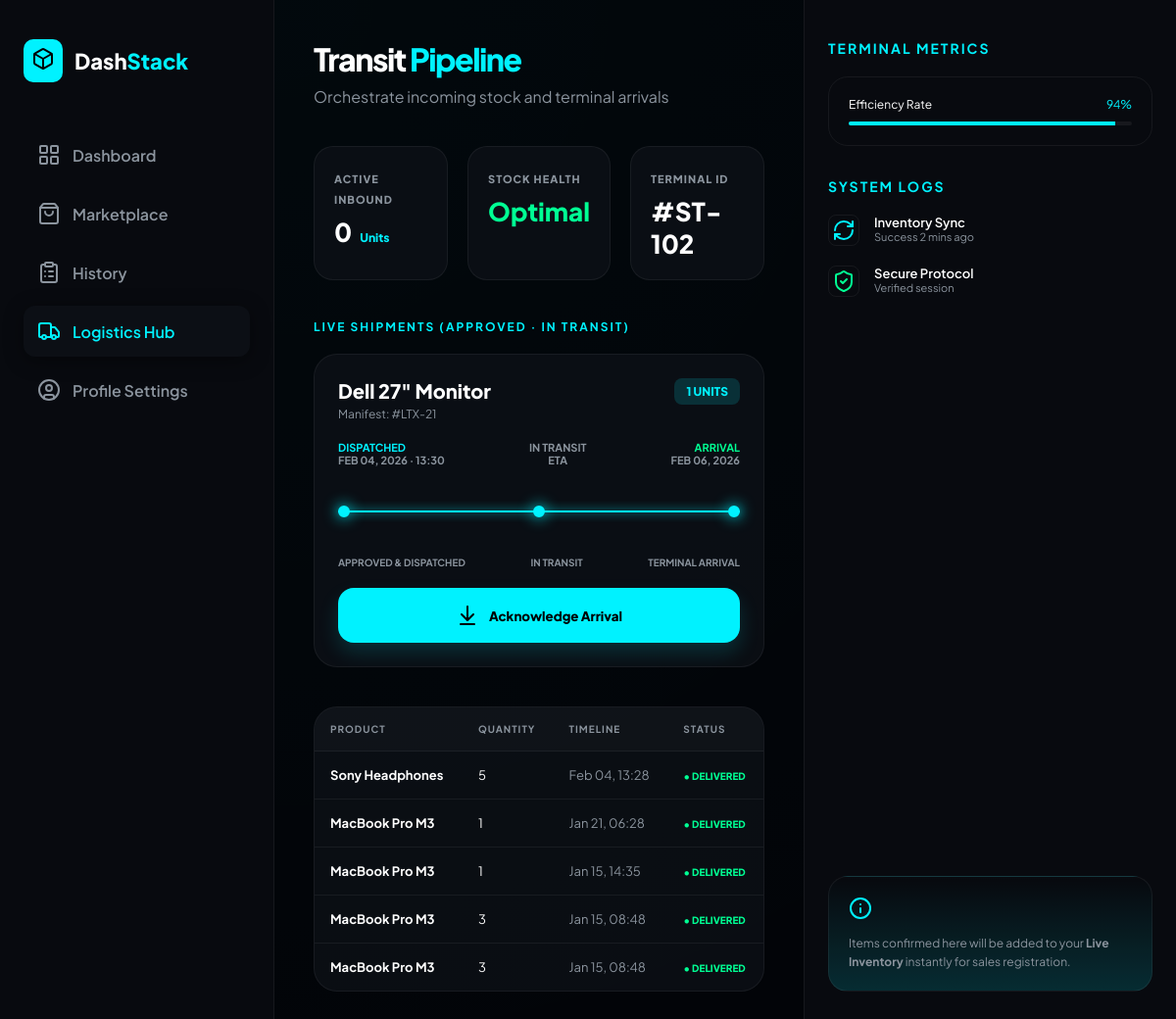
/sales/register/ (signed in), run on the app's committed database.
### inventory/models.py (models this page shows, shortened)
class StockRequest(models.Model):
    STATUS_CHOICES = (
        ('PENDING', 'Pending'),
        ('APPROVED', 'Approved'),
        ('DELIVERED', 'Delivered'),
        ('REJECTED', 'Rejected'),
    )
    staff = models.ForeignKey(User, on_delete=models.CASCADE)
    product = models.ForeignKey('Product', on_delete=models.CASCADE)
    quantity = models.PositiveIntegerField()
    status = models.CharField(
        max_length=20,
        choices=STATUS_CHOICES,
        default='PENDING'
    )
    requested_at = models.DateTimeField(auto_now_add=True)
    approved_at = models.DateTimeField(null=True, blank=True)
    delivered_at = models.DateTimeField(null=True, blank=True)

class Product(models.Model):
    name = models.CharField(max_length=100)
    sku = models.CharField(max_length=50, unique=True,default='TEMP-SKU')
    category = models.ForeignKey(Category, on_delete=models.SET_NULL, null=True)
    supplier = models.ForeignKey(Supplier, on_delete=models.SET_NULL, null=True)
    quantity = models.PositiveIntegerField(default=0)
    price = models.DecimalField(max_digits=10, decimal_places=2)
    threshold = models.PositiveIntegerField(default=5)
    low_stock_alert_sent = models.BooleanField(default=False)
    created_at = models.DateTimeField(auto_now_add=True)

### inventory/views.py (the view, shortened to what this page needs)
# urls.py: path('sales/register/', views.register_sale, name='register_sale'),
@login_required
def register_sale(request):
    approved_requests = StockRequest.objects.filter(
        staff=request.user,
        status__iexact='APPROVED'
    ).order_by('-approved_at')
    now = timezone.now()
    for req in approved_requests:
        req.delivery_date = req.approved_at + timedelta(days=2)
        total_time = (req.delivery_date - req.approved_at).total_seconds()
        elapsed_time = (now - req.approved_at).total_seconds()
        req.progress = min(100, max(0, int((elapsed_time / total_time) * 100)))
    delivery_history = StockRequest.objects.filter(
        staff=request.user,
        status__iexact='DELIVERED'
    ).order_by('-delivered_at')[:10]
    context = {
        'approved_requests': approved_requests,
        'delivery_history': delivery_history,
        'total_inventory': Product.objects.aggregate(Sum('quantity'))['quantity__sum'] or 0,
        'my_total_sales': Sale.objects.filter(sold_by=request.user).count(),
    }
    return render(request, 'register_sale.html', context)

### inventory/templates/register_sale.html (shortened to what this page needs)
<!DOCTYPE html>
<html lang="en">
<head>
</head>
<body>
    <aside class="sidebar">
        <div style="display:flex; align-items:center; gap:12px; margin-bottom:48px;">
            <div style="background:var(--accent); color:#000; padding:8px; border-radius:10px;"><i data-lucide="box"></i></div>
            <h2 style="font-size:22px; font-weight:800;">Dash<span style="color:var(--accent)">Stack</span></h2>
        </div>
        <nav>
            <a href="{% url 'staff_product_list' %}" class="nav-item"><i data-lucide="layout-grid"></i> Dashboard</a>
            <a href="{% url 'buy_products' %}" class="nav-item"><i data-lucide="shopping-bag"></i> Marketplace</a>
            <a href="{% url 'staff_stock_requests' %}" class="nav-item"><i data-lucide="clipboard-list"></i> History</a>
            <a href="{% url 'register_sale' %}" class="nav-item active"><i data-lucide="truck"></i> Logistics Hub</a>
            <a href="{% url 'settings_view' %}" class="nav-item"><i data-lucide="user-circle"></i> Profile Settings</a>
        </nav>
    </aside>
    <div class="hub-wrapper">
        <main class="main-container">
            <header>
                <h1 class="page-title">Transit <span style="color:var(--accent)">Pipeline</span></h1>
                <p style="color:var(--text-dim)">Orchestrate incoming stock and terminal arrivals</p>
            </header>
            <div class="stats-grid">
                <div class="stat-card">
                    <span>Active Inbound</span>
<h2>
    {% with 0 as total_units %}
        {{ total_units }}
    {% endwith %}
    <small style="font-size:12px; color:var(--accent)">Units</small>
</h2>
                </div>
                <div class="stat-card">
                    <span>Stock Health</span>
                    <h2 style="color:var(--success)">Optimal</h2>
                </div>
                <div class="stat-card">
                    <span>Terminal ID</span>
                    <h2>#ST-{{ request.user.id|add:"100" }}</h2>
                </div>
            </div>
<h3 style="font-size:12px; color:var(--accent); text-transform:uppercase; margin-bottom:20px; letter-spacing:2px;">
    Live Shipments (Approved · In Transit)
</h3>
            <div class="logistics-grid">
                {% for req in approved_requests %}
                <div class="shipment-card">
                    <div style="display:flex; justify-content:space-between; align-items:flex-start;">
                        <div>
                            <h3 style="font-size:20px; font-weight:800;">{{ req.product.name }}</h3>
                            <p style="color:var(--text-dim); font-size:12px; margin-top:4px;">Manifest: #LTX-{{ req.id }}</p>
                        </div>
                        <div style="text-align:right">
                            <div style="background:var(--accent-glow); color:var(--accent); padding:6px 12px; border-radius:8px; font-weight:800; font-size:12px;">{{ req.quantity }} UNITS</div>
                        </div>
                    </div>
<div style="display:flex; justify-content:space-between; margin-top:20px; font-size:11px; font-weight:700; text-transform:uppercase; color:var(--text-dim);">
    <div>
        <div style="color:var(--accent)">Dispatched</div>
        <div>{{ req.approved_at|date:"M d, Y · H:i" }}</div>
    </div>
    <div style="text-align:center;">
        <div>In Transit</div>
        <div>ETA</div>
    </div>
    <div style="text-align:right;">
        <div style="color:var(--success)">Arrival</div>
        {% if req.delivered_at %}
            <div>{{ req.delivered_at|date:"M d, Y · H:i" }}</div>
        {% else %}
            <div>{{ req.delivery_date|date:"M d, Y" }}</div>
        {% endif %}
    </div>
</div>
                    <div class="transit-line">
                        <div class="checkpoint active"></div>
                        <div class="checkpoint {% if req.progress > 50 %}active{% endif %}"></div>
                        <div class="checkpoint {% if req.progress == 100 %}active{% endif %}"></div>
                    </div>
                    <div style="display:flex; justify-content:space-between; font-size:10px; color:var(--text-dim); text-transform:uppercase; font-weight:700;">
<span>Approved & Dispatched</span>
                        <span>In Transit</span>
                        <span>Terminal Arrival</span>
                    </div>
                    <form method="POST">
                        <button type="submit" class="confirm-btn">
                            <i data-lucide="arrow-down-to-line"></i> Acknowledge Arrival
                        </button>
                    </form>
                </div>
                {% empty %}
                <div style="text-align:center; padding:60px; border: 1px dashed var(--border); border-radius:24px;">
                    <i data-lucide="package-minus" style="color:var(--text-dim); opacity:0.3; margin-bottom:15px;" size="40"></i>
<p style="color:var(--text-dim)">No approved shipments currently in transit.</p>
                </div>
                {% endfor %}
            </div>
            <div class="history-container">
                <table class="history-table">
                    <thead>
                        <tr>
                            <th>Product</th>
                            <th>Quantity</th>
                            <th>Timeline</th>
                            <th>Status</th>
                        </tr>
                    </thead>
                    <tbody>
                        {% for item in delivery_history %}
                        <tr>
                            <td style="font-weight:700;">{{ item.product.name }}</td>
                            <td>{{ item.quantity }}</td>
                            <td style="color:var(--text-dim)">{{ item.delivered_at|date:"M d, H:i" }}</td>
                            <td><span style="color:var(--success); font-weight:800; font-size:10px;">• DELIVERED</span></td>
                        </tr>
                        {% endfor %}
                    </tbody>
                </table>
            </div>
        </main>
        <aside class="intel-panel">
            <div class="intel-section">
                <h3>Terminal Metrics</h3>
                <div style="background:var(--glass); border:1px solid var(--border); padding:20px; border-radius:20px;">
                    <div style="display:flex; justify-content:space-between; margin-bottom:10px; font-size:12px;">
                        <span>Efficiency Rate</span>
                        <span style="color:var(--accent)">94%</span>
                    </div>
                    <div style="height:4px; background:var(--border); border-radius:2px; overflow:hidden;">
                        <div style="width:94%; height:100%; background:var(--accent)"></div>
                    </div>
                </div>
            </div>
            <div class="intel-section">
                <h3>System Logs</h3>
                <div class="activity-feed">
                    <div class="feed-item">
                        <div class="feed-icon"><i data-lucide="refresh-cw" size="14" style="color:var(--accent)"></i></div>
                        <div>
                            <p style="font-weight:600">Inventory Sync</p>
                            <p style="color:var(--text-dim); font-size:11px;">Success 2 mins ago</p>
                        </div>
                    </div>
                    <div class="feed-item">
                        <div class="feed-icon"><i data-lucide="shield-check" size="14" style="color:var(--success)"></i></div>
                        <div>
                            <p style="font-weight:600">Secure Protocol</p>
                            <p style="color:var(--text-dim); font-size:11px;">Verified session</p>
                        </div>
                    </div>
                </div>
            </div>
            <div style="margin-top:auto; padding:20px; background:linear-gradient(to bottom, transparent, var(--accent-glow)); border-radius:20px; border: 1px solid var(--border);">
                <i data-lucide="info" style="color:var(--accent); margin-bottom:10px;"></i>
                <p style="font-size:12px; line-height:1.6; color:var(--text-dim);">Items confirmed here will be added to your <strong>Live Inventory</strong> instantly for sales registration.</p>
            </div>
        </aside>
    </div>
</body>
</html>

### inventory/templates/register_sale.html (style rules this page uses)
:root { --bg: #020408; --sidebar: #080A0F; --surface: rgba(13, 17, 23, 0.8); --accent: #00F2FF; --accent-glow: rgba(0, 242, 255, 0.15); --success: #00FF94; --text-main: #FFFFFF; --text-dim: #8B949E; --border: rgba(255, 255, 255, 0.06); --card-grad: linear-gradient(145deg, rgba(255,255,255,0.03) 0%, rgba(255,255,255,0) 100%); }
* { margin: 0; padding: 0; box-sizing: border-box; font-family: 'Plus Jakarta Sans', sans-serif; }
body { background-color: var(--bg); color: var(--text-main); display: flex; height: 100vh; overflow: hidden; }
.sidebar { width: 280px; background: var(--sidebar); border-right: 1px solid var(--border); padding: 40px 24px; display: flex; flex-direction: column; }
.nav-item { display: flex; align-items: center; gap: 12px; padding: 14px; color: var(--text-dim); text-decoration: none; font-weight: 600; border-radius: 12px; margin-bottom: 8px; transition: 0.3s; }
.nav-item.active { background: var(--surface); color: var(--accent); box-shadow: 0 4px 20px rgba(0,0,0,0.4); }
.hub-wrapper { flex: 1; display: grid; grid-template-columns: 1fr 380px; overflow: hidden; }
.main-container { padding: 40px; overflow-y: auto; background: radial-gradient(circle at 0% 0%, rgba(0, 242, 255, 0.02), transparent); }
header { margin-bottom: 40px; }
.page-title { font-size: 32px; font-weight: 800; letter-spacing: -1.5px; margin-bottom: 8px; }
.stats-grid { display: grid; grid-template-columns: repeat(3, 1fr); gap: 20px; margin-bottom: 40px; }
.stat-card { background: var(--surface); border: 1px solid var(--border); padding: 20px; border-radius: 20px; position: relative; }
.stat-card span { font-size: 11px; color: var(--text-dim); text-transform: uppercase; font-weight: 800; letter-spacing: 1px; }
.stat-card h2 { font-size: 26px; margin-top: 8px; font-weight: 800; display: flex; align-items: baseline; gap: 8px; }
.logistics-grid { display: grid; grid-template-columns: 1fr; gap: 24px; }
.shipment-card { background: var(--surface); border: 1px solid var(--border); border-radius: 24px; padding: 24px; position: relative; overflow: hidden; transition: 0.4s cubic-bezier(0.175, 0.885, 0.32, 1.275); }
.transit-line { display: flex; justify-content: space-between; align-items: center; position: relative; margin: 40px 0; }
.transit-line::before { content: ''; position: absolute; height: 2px; width: 100%; background: var(--border); z-index: 1; }
.checkpoint { width: 12px; height: 12px; border-radius: 50%; background: var(--sidebar); border: 2px solid var(--border); z-index: 3; position: relative; }
.checkpoint.active { border-color: var(--accent); background: var(--accent); box-shadow: 0 0 15px var(--accent); }
.confirm-btn { width: 100%; padding: 16px; background: var(--accent); color: #000; border: none; border-radius: 16px; font-weight: 800; cursor: pointer; display: flex; align-items: center; justify-content: center; gap: 10px; transition: 0.3s; margin-top: 20px; box-shadow: 0 10px 20px var(--accent-glow); }
.intel-panel { background: var(--sidebar); border-left: 1px solid var(--border); padding: 40px 24px; display: flex; flex-direction: column; gap: 32px; }
.intel-section h3 { font-size: 14px; color: var(--accent); text-transform: uppercase; letter-spacing: 2px; margin-bottom: 20px; }
.activity-feed { display: flex; flex-direction: column; gap: 20px; }
.feed-item { display: flex; gap: 15px; font-size: 13px; }
.feed-icon { width: 32px; height: 32px; border-radius: 8px; background: var(--glass); display: flex; align-items: center; justify-content: center; flex-shrink: 0; border: 1px solid var(--border); }
.history-container { background: var(--surface); border: 1px solid var(--border); border-radius: 24px; overflow: hidden; margin-top: 40px; }
.history-table { width: 100%; border-collapse: collapse; font-size: 13px; }
.history-table th { padding: 16px; text-align: left; background: rgba(255,255,255,0.02); color: var(--text-dim); text-transform: uppercase; font-size: 10px; letter-spacing: 1px; }
.history-table td { padding: 16px; border-top: 1px solid var(--border); }

### data on the page
StockRequest: product.name "Dell 27\" Monitor", id "21", quantity "1", approved_at "FEB 04, 2026 · 13:30", delivery_date "FEB 06, 2026"
StockRequest: product.name "Sony Headphones", quantity "5", delivered_at "Feb 04, 13:28"
StockRequest: product.name "MacBook Pro M3", quantity "1", delivered_at "Jan 21, 06:28"
StockRequest: product.name "MacBook Pro M3", quantity "1", delivered_at "Jan 15, 14:35"
StockRequest: product.name "MacBook Pro M3", quantity "3", delivered_at "Jan 15, 08:48"
StockRequest: product.name "MacBook Pro M3", quantity "3", delivered_at "Jan 15, 08:48"

### other printed values
{{ total_units }} "0"
{{ request.user.id|add:"100" }} "102"
